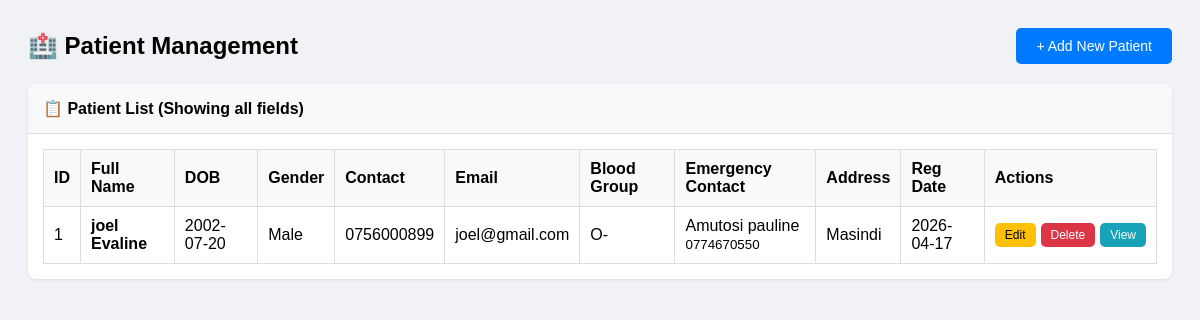
Page /try/patients.php on the committed database.
### tables this page shows
CREATE TABLE `patient` (
  `PatientID` int(11) NOT NULL,
  `FirstName` varchar(50) NOT NULL,
  `LastName` varchar(50) NOT NULL,
  `DateOfBirth` date NOT NULL,
  `Gender` enum('Male','Female','Other') NOT NULL,
  `ContactNo` varchar(20) NOT NULL,
  `Email` varchar(100) DEFAULT NULL,
  `Username` varchar(50) DEFAULT NULL,
  `Password` varchar(255) DEFAULT NULL,
  `LastLogin` datetime DEFAULT NULL,
  `Address` text DEFAULT NULL,
  `BloodGroup` varchar(5) DEFAULT NULL,
  `EmergencyContactName` varchar(100) DEFAULT NULL,
  `EmergencyContactNo` varchar(20) DEFAULT NULL,
  `RegistrationDate` date NOT NULL,
  `IsActive` tinyint(1) DEFAULT 1,
  `CreatedAt` timestamp NOT NULL DEFAULT current_timestamp(),
  `PrescriptionLockedBy` varchar(20) DEFAULT NULL,
  `LastPrescriptionDate` datetime DEFAULT NULL,
  `LastPrescribedBy` enum('Doctor','Nurse') DEFAULT NULL
);

### try/patients.php (the view, shortened to what this page needs)
<?php
require_once 'db_config.php';
$patients = $conn->query("SELECT * FROM Patient WHERE IsActive = 1 ORDER BY PatientID DESC");
?>
<!DOCTYPE html>
<html>
<head>
</head>
<body>
    <div class="container">
        <div style="display: flex; justify-content: space-between; align-items: center; margin-bottom: 20px;">
            <h2 style="margin: 0;">🏥 Patient Management</h2>
            <button class="btn btn-primary" onclick="toggleForm()">+ Add New Patient</button>
        </div>
        <div class="card">
            <div class="card-header">
                📋 Patient List (Showing all fields)
            </div>
            <div class="card-body">
                <div style="overflow-x: auto;">
                    <table>
                        <thead>
                            <tr>
                                <th>ID</th>
                                <th>Full Name</th>
                                <th>DOB</th>
                                <th>Gender</th>
                                <th>Contact</th>
                                <th>Email</th>
                                <th>Blood Group</th>
                                <th>Emergency Contact</th>
                                <th>Address</th>
                                <th>Reg Date</th>
                                <th>Actions</th>
                            </tr>
                        </thead>
                        <tbody>
                            <?php if($patients && $patients->num_rows > 0): ?>
                                <?php while($row = $patients->fetch_assoc()): ?>
                                <tr>
                                    <td><?php echo $row['PatientID']; ?></td>
                                    <td><strong><?php echo htmlspecialchars($row['FirstName'] . ' ' . $row['LastName']); ?></strong></td>
                                    <td><?php echo date('Y-m-d', strtotime($row['DateOfBirth'])); ?></td>
                                    <td><?php echo $row['Gender']; ?></td>
                                    <td><?php echo $row['ContactNo']; ?></td>
                                    <td><?php echo htmlspecialchars($row['Email'] ?: '-'); ?></td>
                                    <td><?php echo $row['BloodGroup'] ?: '-'; ?></td>
                                    <td>
                                        <?php if($row['EmergencyContactName'] || $row['EmergencyContactNo']): ?>
                                            <?php echo htmlspecialchars($row['EmergencyContactName'] ?: '-'); ?><br>
                                            <small><?php echo $row['EmergencyContactNo'] ?: '-'; ?></small>
                                        <?php else: ?>
                                            -
                                        <?php endif; ?>
                                    </td>
                                    <td><?php echo htmlspecialchars(substr($row['Address'] ?: '-', 0, 30)); ?></td>
                                    <td><?php echo $row['RegistrationDate']; ?></td>
                                    <td>
                                        <div class="action-buttons">
                                            <a href="?page=patients&edit=<?php echo $row['PatientID']; ?>" class="btn btn-warning" style="text-decoration: none;">Edit</a>
                                            <a href="?page=patients&delete=<?php echo $row['PatientID']; ?>" class="btn btn-danger" style="text-decoration: none;" onclick="return confirm('Delete this patient?')">Delete</a>
                                            <button class="btn btn-info" onclick="viewPatient(<?php echo $row['PatientID']; ?>)">View</button>
                                        </div>
                                    </td>
                                </tr>
                                <?php endwhile; ?>
                            <?php endif; ?>
                        </tbody>
                    </table>
                </div>
            </div>
        </div>
    </div>
</body>
</html>

### try/patients.php (style rules this page uses)
body { font-family: Arial, sans-serif; background: #f0f2f5; }
.container { padding: 20px; }
.btn { padding: 10px 20px; border: none; border-radius: 5px; cursor: pointer; font-size: 14px; }
.btn-primary { background: #007bff; color: white; }
.btn-danger { background: #dc3545; color: white; padding: 5px 10px; font-size: 12px; }
.btn-info { background: #17a2b8; color: white; padding: 5px 10px; font-size: 12px; }
.btn-warning { background: #ffc107; color: #000; padding: 5px 10px; font-size: 12px; }
table { width: 100%; border-collapse: collapse; background: white; }
th, td { border: 1px solid #ddd; padding: 10px; text-align: left; }
th { background: #f8f9fa; font-weight: bold; }
.card { background: white; border-radius: 8px; box-shadow: 0 1px 3px rgba(0,0,0,0.1); margin-top: 20px; }
.card-header { padding: 15px; border-bottom: 1px solid #ddd; font-weight: bold; font-size: 16px; background: #f8f9fa; border-radius: 8px 8px 0 0; }
.card-body { padding: 15px; overflow-x: auto; }
.action-buttons { display: flex; gap: 5px; }

### rows in the picture
patient: PatientID "1", FirstName+LastName "joel Evaline", DateOfBirth "2002-07-20", Gender "Male", ContactNo "0756000899", Email "joel@gmail.com", BloodGroup "O-", EmergencyContactName "Amutosi pauline", EmergencyContactNo "0774670550", Address "Masindi", RegistrationDate "2026-04-17"
